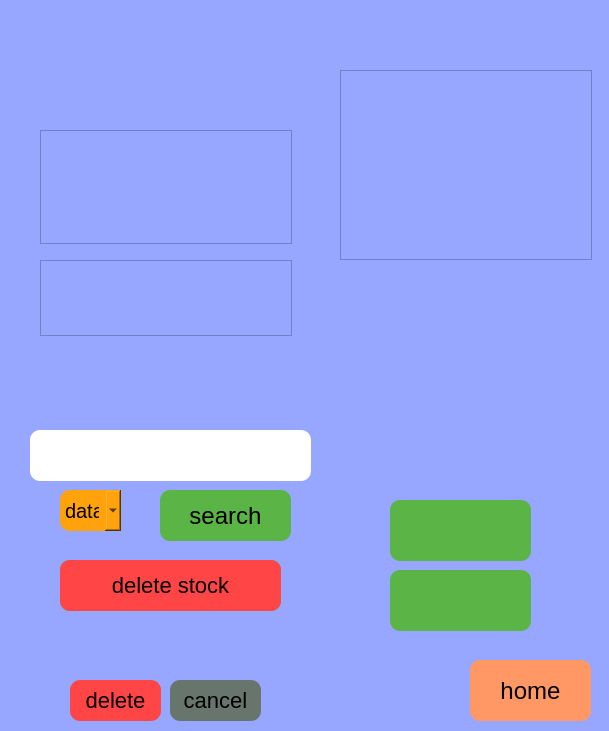
<?xml version="1.0" encoding="UTF-8"?>
<ui version="4.0">
 <class>Main</class>
 <widget class="QMainWindow" name="Main">
  <property name="geometry">
   <rect>
    <x>0</x>
    <y>0</y>
    <width>609</width>
    <height>731</height>
   </rect>
  </property>
  <property name="minimumSize">
   <size>
    <width>609</width>
    <height>731</height>
   </size>
  </property>
  <property name="maximumSize">
   <size>
    <width>609</width>
    <height>731</height>
   </size>
  </property>
  <property name="windowTitle">
   <string>STOCK SEARCH</string>
  </property>
  <property name="windowIcon">
   <iconset>
    <normaloff>../img/icon.ico</normaloff>../img/icon.ico</iconset>
  </property>
  <property name="styleSheet">
   <string notr="true">background-color: rgb(151, 167, 255);</string>
  </property>
  <widget class="QWidget" name="centralwidget">
   <widget class="QTableWidget" name="stockanalysis">
    <property name="geometry">
     <rect>
      <x>340</x>
      <y>70</y>
      <width>252</width>
      <height>190</height>
     </rect>
    </property>
    <property name="minimumSize">
     <size>
      <width>252</width>
      <height>190</height>
     </size>
    </property>
    <property name="maximumSize">
     <size>
      <width>252</width>
      <height>190</height>
     </size>
    </property>
    <attribute name="horizontalHeaderVisible">
     <bool>false</bool>
    </attribute>
    <attribute name="horizontalHeaderHighlightSections">
     <bool>false</bool>
    </attribute>
    <attribute name="verticalHeaderVisible">
     <bool>false</bool>
    </attribute>
    <attribute name="verticalHeaderHighlightSections">
     <bool>false</bool>
    </attribute>
   </widget>
   <widget class="QPushButton" name="searchbutton">
    <property name="geometry">
     <rect>
      <x>160</x>
      <y>490</y>
      <width>131</width>
      <height>51</height>
     </rect>
    </property>
    <property name="styleSheet">
     <string notr="true">
QWidget#searchbutton{
border-radius:10px;
background:rgb(90, 181, 70);
color:black;
font-size:24px;
font-variant:small-caps;
}
QWidget#searchbutton:hover{
border-radius:10px;
background:rgba(139, 190, 99,0.8);
color:black;
font-size:24px;
font-variant:small-caps;
}</string>
    </property>
    <property name="text">
     <string>search</string>
    </property>
   </widget>
   <widget class="QPushButton" name="homebutton">
    <property name="geometry">
     <rect>
      <x>470</x>
      <y>660</y>
      <width>121</width>
      <height>61</height>
     </rect>
    </property>
    <property name="styleSheet">
     <string notr="true">

QWidget#homebutton{
border-radius:10px;
background:rgb(255, 152, 101);
color:black;
font-size:24px;
font-variant:small-caps;
}
QWidget#homebutton:hover{
border-radius:10px;
background:rgb(255, 167, 137);
color:black;
font-size:24px;
font-variant:small-caps;
}</string>
    </property>
    <property name="text">
     <string>home</string>
    </property>
   </widget>
   <widget class="QLineEdit" name="stockname">
    <property name="geometry">
     <rect>
      <x>30</x>
      <y>430</y>
      <width>281</width>
      <height>51</height>
     </rect>
    </property>
    <property name="styleSheet">
     <string notr="true">background:white;
font-size:20px;
border-radius:10px;</string>
    </property>
   </widget>
   <widget class="QLabel" name="notify">
    <property name="geometry">
     <rect>
      <x>20</x>
      <y>370</y>
      <width>291</width>
      <height>41</height>
     </rect>
    </property>
    <property name="styleSheet">
     <string notr="true">
font-size:20px;
font-variant:small-caps;</string>
    </property>
    <property name="text">
     <string/>
    </property>
   </widget>
   <widget class="QPushButton" name="addbutton">
    <property name="geometry">
     <rect>
      <x>60</x>
      <y>560</y>
      <width>221</width>
      <height>51</height>
     </rect>
    </property>
    <property name="styleSheet">
     <string notr="true">
QWidget#addbutton{
border-radius:10px;
background:rgb(90, 181, 70);
color:black;
font-size:24px;
font-variant:small-caps;
}
QWidget#addbutton:hover{
border-radius:10px;
background:rgba(139, 190, 99,0.8);
color:black;
font-size:24px;
font-variant:small-caps;
}</string>
    </property>
    <property name="text">
     <string>add stock</string>
    </property>
   </widget>
   <widget class="QTableWidget" name="stockcompany">
    <property name="geometry">
     <rect>
      <x>40</x>
      <y>260</y>
      <width>252</width>
      <height>76</height>
     </rect>
    </property>
    <property name="minimumSize">
     <size>
      <width>252</width>
      <height>76</height>
     </size>
    </property>
    <property name="maximumSize">
     <size>
      <width>252</width>
      <height>76</height>
     </size>
    </property>
    <property name="mouseTracking">
     <bool>false</bool>
    </property>
    <property name="sizeAdjustPolicy">
     <enum>QAbstractScrollArea::AdjustIgnored</enum>
    </property>
    <property name="editTriggers">
     <set>QAbstractItemView::NoEditTriggers</set>
    </property>
    <attribute name="horizontalHeaderVisible">
     <bool>false</bool>
    </attribute>
    <attribute name="horizontalHeaderHighlightSections">
     <bool>false</bool>
    </attribute>
    <attribute name="verticalHeaderVisible">
     <bool>false</bool>
    </attribute>
    <attribute name="verticalHeaderHighlightSections">
     <bool>false</bool>
    </attribute>
   </widget>
   <widget class="QTableWidget" name="stocklive">
    <property name="geometry">
     <rect>
      <x>40</x>
      <y>130</y>
      <width>252</width>
      <height>114</height>
     </rect>
    </property>
    <property name="minimumSize">
     <size>
      <width>252</width>
      <height>114</height>
     </size>
    </property>
    <property name="maximumSize">
     <size>
      <width>252</width>
      <height>114</height>
     </size>
    </property>
    <attribute name="horizontalHeaderVisible">
     <bool>false</bool>
    </attribute>
    <attribute name="horizontalHeaderHighlightSections">
     <bool>false</bool>
    </attribute>
    <attribute name="verticalHeaderVisible">
     <bool>false</bool>
    </attribute>
    <attribute name="verticalHeaderHighlightSections">
     <bool>false</bool>
    </attribute>
   </widget>
   <widget class="QLabel" name="scode">
    <property name="geometry">
     <rect>
      <x>10</x>
      <y>70</y>
      <width>301</width>
      <height>41</height>
     </rect>
    </property>
    <property name="styleSheet">
     <string notr="true">font-variant:small-caps;
font-size:20px;
</string>
    </property>
    <property name="text">
     <string/>
    </property>
   </widget>
   <widget class="QPushButton" name="buydeal">
    <property name="geometry">
     <rect>
      <x>390</x>
      <y>500</y>
      <width>141</width>
      <height>61</height>
     </rect>
    </property>
    <property name="styleSheet">
     <string notr="true">
QWidget#buydeal{
border-radius:10px;
background:rgb(90, 181, 70);
color:black;
font-size:24px;
font-variant:small-caps;
}
QWidget#buydeal:hover{
border-radius:10px;
background:rgba(139, 190, 99,0.8);
color:black;
font-size:24px;
font-variant:small-caps;
}</string>
    </property>
    <property name="text">
     <string/>
    </property>
   </widget>
   <widget class="QPushButton" name="selldeal">
    <property name="geometry">
     <rect>
      <x>390</x>
      <y>570</y>
      <width>141</width>
      <height>61</height>
     </rect>
    </property>
    <property name="styleSheet">
     <string notr="true">
QWidget#selldeal{
border-radius:10px;
background:rgb(90, 181, 70);
color:black;
font-size:24px;
font-variant:small-caps;
}
QWidget#selldeal:hover{
border-radius:10px;
background:rgba(139, 190, 99,0.8);
color:black;
font-size:24px;
font-variant:small-caps;
}</string>
    </property>
    <property name="text">
     <string/>
    </property>
   </widget>
   <widget class="QPushButton" name="delbutton">
    <property name="geometry">
     <rect>
      <x>60</x>
      <y>560</y>
      <width>221</width>
      <height>51</height>
     </rect>
    </property>
    <property name="styleSheet">
     <string notr="true">

QWidget#delbutton{
border-radius:10px;
background:rgb(255, 69, 69);
color:black;
font-size:22px;
font-variant:small-caps;
}
QWidget#delbutton:hover{
border-radius:10px;
background:rgba(255, 89, 89,0.9);
color:black;
font-size:22px;
font-variant:small-caps;
}</string>
    </property>
    <property name="text">
     <string>delete stock</string>
    </property>
   </widget>
   <widget class="QPushButton" name="confirmdelbutton">
    <property name="geometry">
     <rect>
      <x>70</x>
      <y>680</y>
      <width>91</width>
      <height>41</height>
     </rect>
    </property>
    <property name="styleSheet">
     <string notr="true">

QWidget#confirmdelbutton{
border-radius:10px;
background:rgb(255, 69, 69);
color:black;
font-size:22px;
font-variant:small-caps;
}
QWidget#confirmdelbutton:hover{
border-radius:10px;
background:rgba(255, 89, 89,0.9);
color:black;
font-size:22px;
font-variant:small-caps;
}</string>
    </property>
    <property name="text">
     <string>delete</string>
    </property>
   </widget>
   <widget class="QPushButton" name="canceldel">
    <property name="geometry">
     <rect>
      <x>170</x>
      <y>680</y>
      <width>91</width>
      <height>41</height>
     </rect>
    </property>
    <property name="styleSheet">
     <string notr="true">


QWidget#canceldel{
border-radius:10px;
background:rgb(104, 117, 108);
color:black;
font-size:22px;
font-variant:small-caps;

}
QWidget#canceldel:hover{
border-radius:10px;
background:rgba(147, 158, 157,0.9);
color:black;
font-size:22px;
font-variant:small-caps;

}</string>
    </property>
    <property name="text">
     <string>cancel</string>
    </property>
   </widget>
   <widget class="QLabel" name="confirmdel">
    <property name="geometry">
     <rect>
      <x>80</x>
      <y>630</y>
      <width>181</width>
      <height>31</height>
     </rect>
    </property>
    <property name="styleSheet">
     <string notr="true">
font-size:20px;
font-variant:small-caps;</string>
    </property>
    <property name="text">
     <string/>
    </property>
   </widget>
   <widget class="QLabel" name="cname">
    <property name="geometry">
     <rect>
      <x>10</x>
      <y>10</y>
      <width>591</width>
      <height>41</height>
     </rect>
    </property>
    <property name="styleSheet">
     <string notr="true">font-variant:small-caps;
font-size:22px;</string>
    </property>
    <property name="text">
     <string/>
    </property>
   </widget>
   <widget class="QLabel" name="changeimg">
    <property name="geometry">
     <rect>
      <x>400</x>
      <y>280</y>
      <width>111</width>
      <height>186</height>
     </rect>
    </property>
    <property name="text">
     <string/>
    </property>
   </widget>
   <widget class="QComboBox" name="option">
    <property name="geometry">
     <rect>
      <x>60</x>
      <y>490</y>
      <width>61</width>
      <height>41</height>
     </rect>
    </property>
    <property name="styleSheet">
     <string notr="true">border-radius:10px;
background-color:rgb(255, 162, 12);
font-size:20px;
font-variant:small-caps;</string>
    </property>
    <item>
     <property name="text">
      <string>data</string>
     </property>
    </item>
    <item>
     <property name="text">
      <string>live</string>
     </property>
    </item>
   </widget>
  </widget>
 </widget>
 <resources/>
 <connections/>
</ui>
